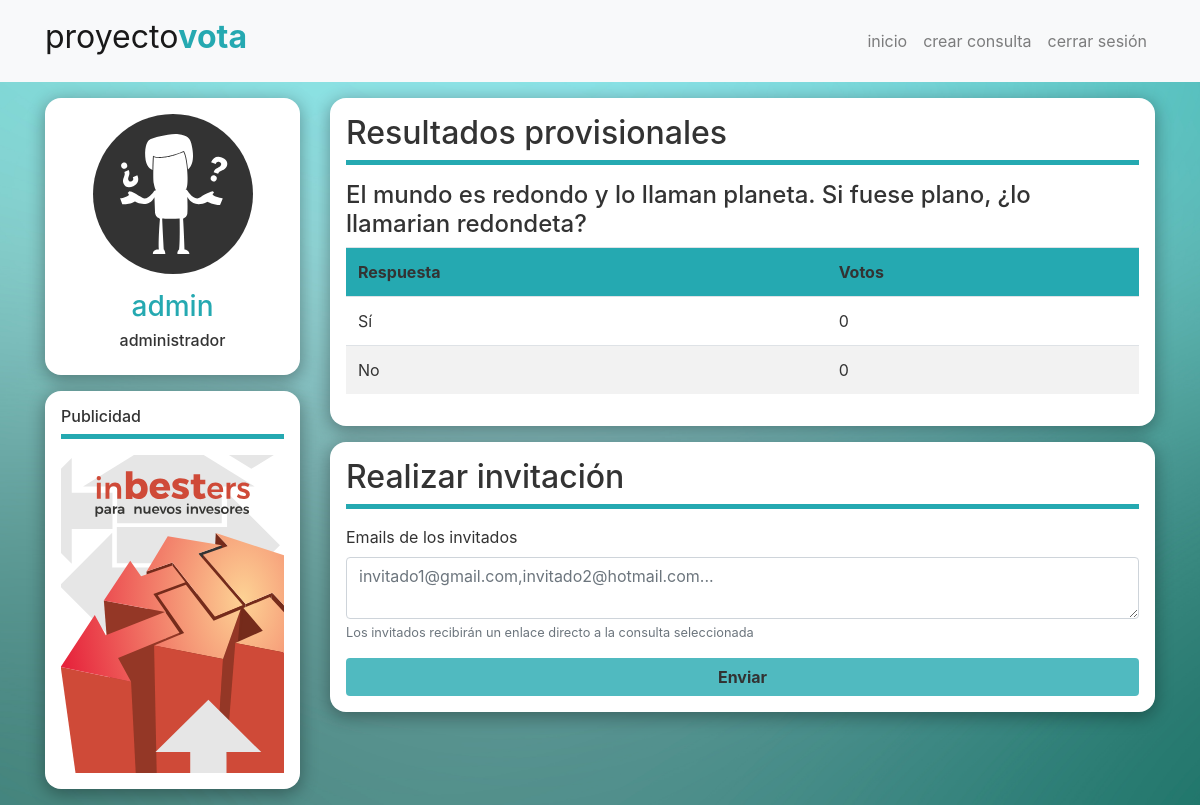
Screenshot of /PHP/realizarInvitacion.php?idConsulta=1 (signed in) with the database file from the repository.
### tables this page shows
CREATE TABLE `consultas` (
  `id_consulta` int(11) NOT NULL,
  `des_pregunta` varchar(255) NOT NULL,
  `id_usuario` varchar(16) NOT NULL,
  `fecha_inicio` datetime NOT NULL,
  `fecha_final` datetime NOT NULL
);

CREATE TABLE `opciones` (
  `id_opcion` int(11) NOT NULL,
  `id_consulta` int(11) NOT NULL,
  `des_opcion` varchar(20) NOT NULL
);

### PHP/funcionesPHP.php (called while the page is built, shortened)
<?php
  function realizarConsulta($query) {
    $resultado = $GLOBALS['conn']->prepare($query);
    try {
      $resultado->execute();
      return $resultado;
    } catch (PDOException $e) {
      echo "Fallo al realizar la consulta: " . $e->getMessage() . "\n";
      desconectarBD();
    }
  }
  function obtenerConsulta($idConsulta) {
    $obtenerConsulta = realizarConsulta("SELECT des_pregunta from consultas WHERE id_consulta =".$idConsulta);
    $consulta = $obtenerConsulta->fetch();
    return $consulta['des_pregunta'];
  }
  function contarVotos($idOpcion) {
    $contadorVotos = realizarConsulta("SELECT count(*) FROM votos v WHERE AES_DECRYPT(id_opcion, (SELECT CONTRASENA FROM usuarios u WHERE u.id_usuario = v.id_usuario))=".$idOpcion);
    return $contadorVotos->fetch();
  }
  function obtenerOpciones($idConsulta) {
    $listaOpciones = [];
    $obtenerOpciones = realizarConsulta("SELECT id_opcion, des_opcion FROM opciones WHERE id_consulta =".$idConsulta);
    $opcion = $obtenerOpciones->fetch();
    while ($opcion) {
      $opcion = [0=> $opcion['des_opcion'], 1=>$opcion['id_opcion']];
      array_push($listaOpciones, $opcion);
      $opcion = $obtenerOpciones->fetch();
    }
    return $listaOpciones;
  }
?>

### PHP/realizarInvitacion.php (the view, shortened to what this page needs)
<!DOCTYPE html>
<html>
<head>
	<link rel="stylesheet" type="text/css" href="../reset.css">
	<link rel="stylesheet" href="https://maxcdn.bootstrapcdn.com/bootstrap/4.0.0-beta.2/css/bootstrap.min.css">
	<link rel="stylesheet" type="text/css" href="../style.css">
</head>
<body>
	<?php
		include 'funcionesPHP.php';
		$idConsulta = $_GET['idConsulta'];
	?>
	<nav class="navbar navbar-expand-lg navbar-light bg-light">
		<div class="container">
			<a class="navbar-brand" href="inicio.php">proyecto<span>vota</span></a>
			<div class="collapse navbar-collapse" id="navegacion">
				<ul class="navbar-nav ml-auto">
					<li class="nav-item">
						<a class="nav-link" href="inicio.php">inicio</a>
					</li>
					<li class="nav-item">
						<a class="nav-link" href="creacionConsulta.php">crear consulta</a>
					</li>
					<li class="nav-item">
						<a class="nav-link" href="cerrarSesion.php">cerrar sesión</a>
					</li>
				</ul>
			</div>
		</div>
	</nav>
	<div class="container">
		<div class="row">
			<div class="col-md-12 col-lg-3">
				<div id="perfil" class="caja">
					<div class="row">
						<div class="circle-logo mx-auto"></div>
					</div>
					<h3 class="text-center color-blue"><?php echo $_SESSION['usuario']; ?></h3>
					<h6 class="text-center"><?php echo $_SESSION['tipoUsuario']; ?></h6>
				</div>
				<div class="caja d-none d-lg-block">
					<div class="page-header">
						<h6>Publicidad</h6>
					</div>
					<img src="../IMG/banner.svg" class="img-fluid" alt="Responsive image">
				</div>
			</div>
			<div class="col-md-12 col-lg-9">
				<div class="caja">
					<div class="page-header">
						<h2>Resultados provisionales</h2>
					</div>
					<table class="table table-striped table-hover table-responsive-xs">
						<th scope="col">Respuesta</th>
						<th scope="col">Votos</th>
					<?php
						$consulta = obtenerConsulta($idConsulta);
						$opciones = obtenerOpciones($idConsulta);
					?>
					<h4 class='pregunta'> <?php echo "$consulta"; ?> </h4>
					<?php
						for ($i=0; $i < sizeof($opciones); $i++) {
							$contadorVotos = contarVotos($opciones[$i][1]);
							echo "<tr>";
							echo "<td>".$opciones[$i][0]."</td>";
							echo "<td>".$contadorVotos[0]."</td>";
							echo "</tr>";
						}
					?>
					</table>
				</div>
				<div class="caja">
					<div class="page-header">
						<h2>Realizar invitación</h2>
					</div>
					<form id="formularioInvitacion" method="POST" action="invitacionRealizada.php">
						<div class="form-group">
							<label>Emails de los invitados</label>
							<textarea name="email" class="form-control" aria-describedby="emailHelp" placeholder="invitado1@gmail.com,invitado2@hotmail.com..."></textarea>
							<small class="form-text text-muted">Los invitados recibirán un enlace directo a la consulta seleccionada</small>
						</div>
						<input type="button" class="btn col-md-12" name="enviar" value="Enviar" onclick="comprobarEmail()">
					</form>
				</div>
			</div>
		</div>
	</div>
</body>
</html>

### style.css (style rules this page uses)
body { background-image: url(IMG/background.jpg); -webkit-background-size: cover; -moz-background-size: cover; -o-background-size: cover; background-size: cover; background-position: center; background-attachment: fixed; background-repeat: no-repeat; color: #333; }
.color-blue { color: #25a9b1; }
.page-header { border-bottom: 5px solid #25a9b1; margin-bottom: 1em; }
.btn { background-color: #25a9b1; font-weight: bold; cursor: pointer; opacity: 0.8; }
.navbar-brand { font-size: 2em; padding-bottom: 0.4em; }
.navbar-brand span { font-weight: bold; color: #25a9b1; }
.caja { background-color: #fff; padding: 1em; margin-bottom: 1em; border-radius: 1em; -webkit-box-shadow: 0px 4px 17px 1px rgba(0,0,0,0.33); -moz-box-shadow: 0px 4px 17px 1px rgba(0,0,0,0.33); box-shadow: 0px 4px 17px 1px rgba(0,0,0,0.33); box-sizing:border-box; -moz-box-sizing:border-box; -webkit-box-sizing:border-box; }
nav { margin-bottom: 1em; }
.circle-logo { display: inline-block; width: 10em; height: 10em; border-radius: 5em; background: url(IMG/logo.svg); background-color: #333; margin-bottom: 1em; }
table th { background-color: #25a9b1; font-weight: bold; }

### rows the page displays
consultas: des_pregunta "El mundo es redondo y lo llaman planeta. Si fuese plano, ¿lo llamarian redondeta?"
opciones: des_opcion "Sí", contadorVotos "0"

### other values shown
$_SESSION['usuario'] "admin"
$_SESSION['tipoUsuario'] "administrador"
$opciones[$i][0] "No"
$contadorVotos[0] "0"
